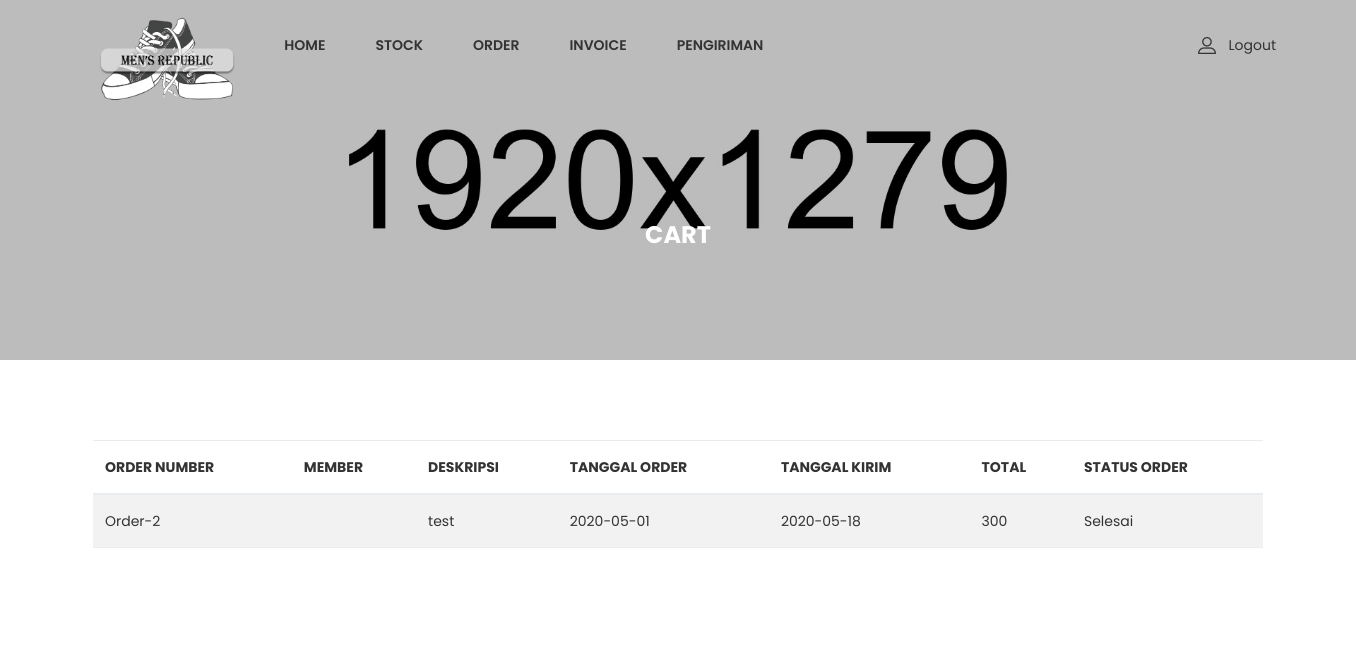
The app's page /admin/admin_page.php?page=cart_list with its own data.
### tables this page shows
CREATE TABLE `order_list` (
  `id_order` int(11) NOT NULL,
  `order_num` varchar(25) DEFAULT NULL,
  `deskripsi` text DEFAULT NULL,
  `id_member` int(11) DEFAULT NULL,
  `id_status_order` int(11) DEFAULT NULL,
  `tanggal_order` date DEFAULT NULL,
  `tanggal_kirim` date DEFAULT NULL,
  `total_harga` float DEFAULT NULL
);

CREATE TABLE `status_trans` (
  `id_status_trans` int(11) NOT NULL,
  `nama_status_trans` varchar(50) DEFAULT NULL
);

### admin/cart_list.php (the view)
<div class="ht__bradcaump__area bg-image--6">
    <div class="container">
        <div class="row">
            <div class="col-lg-12">
                <div class="bradcaump__inner text-center">
                    <h2 class="bradcaump-title">Cart</h2>
                </div>
            </div>
        </div>
    </div>
</div>
<section class="my_account_area pt--80 pb--55 bg--white">
    <div class="container">
        <div class="card-body table-responsive p-0">
            <table class="table table-hover table-striped table-valign-middle">
                <thead>
                    <tr>
                        <th>Order Number</th>
                        <th>Member</th>
                        <th>Deskripsi</th>
                        <th>Tanggal Order</th>
                        <th>Tanggal kirim</th>
                        <th>Total</th>
                        <th>Status order</th>
                    </tr>
                </thead>
                <?php
                include '../func/koneksi.php';
                $data = mysqli_query($koneksi, "select * from order_list INNER JOIN member ON order_list.id_member=member.id_member INNER JOIN status_trans ON order_list.id_status_order=status_trans.id_status_trans");
                while($d = mysqli_fetch_array($data)){
            ?>
                <tbody>
                    <tr>
                        <td><?php echo $d['order_num'] ?></td>
                        <td><?php echo $d['name'] ?></td>
                        <td><?php echo $d['deskripsi'] ?></td>
                        <td><?php echo $d['tanggal_order'] ?></td>
                        <td><?php echo $d['tanggal_kirim'] ?></td>
                        <td><?php echo $d['total_harga'] ?></td>
                        <td><?php echo $d['nama_status_trans'] ?></td>
                    </tr>
                </tbody>
                <?php
                }
            ?>
            </table>
        </div>
    </div>
</section>

### records on screen
order_list: order_num "Order-2", deskripsi "test", tanggal_order "2020-05-01", tanggal_kirim "2020-05-18", total_harga "300", status_trans.nama_status_trans "Selesai"
